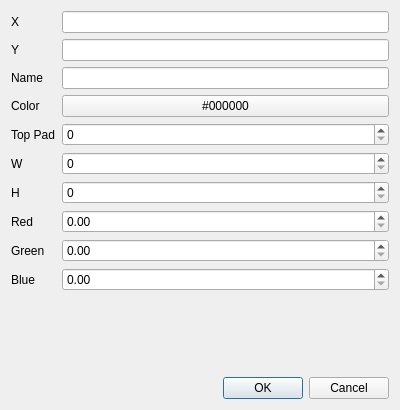
<?xml version="1.0" encoding="UTF-8"?>
<ui version="4.0">
 <class>TileVarEditor</class>
 <widget class="QDialog" name="TileVarEditor">
  <property name="geometry">
   <rect>
    <x>0</x>
    <y>0</y>
    <width>400</width>
    <height>410</height>
   </rect>
  </property>
  <property name="windowTitle">
   <string>Dialog</string>
  </property>
  <layout class="QVBoxLayout" name="verticalLayout">
   <item>
    <layout class="QFormLayout" name="formLayout">
     <item row="0" column="0">
      <widget class="QLabel" name="xLabel">
       <property name="text">
        <string>X</string>
       </property>
      </widget>
     </item>
     <item row="0" column="1">
      <widget class="QLineEdit" name="x"/>
     </item>
     <item row="1" column="0">
      <widget class="QLabel" name="yLabel">
       <property name="text">
        <string>Y</string>
       </property>
      </widget>
     </item>
     <item row="1" column="1">
      <widget class="QLineEdit" name="y"/>
     </item>
     <item row="2" column="0">
      <widget class="QLabel" name="nameLabel">
       <property name="text">
        <string>Name</string>
       </property>
      </widget>
     </item>
     <item row="2" column="1">
      <widget class="QLineEdit" name="name"/>
     </item>
     <item row="3" column="0">
      <widget class="QLabel" name="colorLabel">
       <property name="text">
        <string>Color</string>
       </property>
      </widget>
     </item>
     <item row="3" column="1">
      <widget class="QPushButton" name="color">
       <property name="text">
        <string>#000000</string>
       </property>
      </widget>
     </item>
     <item row="4" column="0">
      <widget class="QLabel" name="topPadLabel">
       <property name="text">
        <string>Top Pad</string>
       </property>
      </widget>
     </item>
     <item row="4" column="1">
      <widget class="QSpinBox" name="toppad"/>
     </item>
     <item row="5" column="0">
      <widget class="QLabel" name="wLabel">
       <property name="text">
        <string>W</string>
       </property>
      </widget>
     </item>
     <item row="5" column="1">
      <widget class="QSpinBox" name="w"/>
     </item>
     <item row="6" column="0">
      <widget class="QLabel" name="hLabel">
       <property name="text">
        <string>H</string>
       </property>
      </widget>
     </item>
     <item row="6" column="1">
      <widget class="QSpinBox" name="h"/>
     </item>
     <item row="7" column="0">
      <widget class="QLabel" name="redLabel">
       <property name="text">
        <string>Red</string>
       </property>
      </widget>
     </item>
     <item row="7" column="1">
      <widget class="QDoubleSpinBox" name="red"/>
     </item>
     <item row="8" column="0">
      <widget class="QLabel" name="greenLabel">
       <property name="text">
        <string>Green</string>
       </property>
      </widget>
     </item>
     <item row="8" column="1">
      <widget class="QDoubleSpinBox" name="green"/>
     </item>
     <item row="9" column="0">
      <widget class="QLabel" name="blueLabel">
       <property name="text">
        <string>Blue</string>
       </property>
      </widget>
     </item>
     <item row="9" column="1">
      <widget class="QDoubleSpinBox" name="blue"/>
     </item>
    </layout>
   </item>
   <item>
    <widget class="QDialogButtonBox" name="buttonBox">
     <property name="orientation">
      <enum>Qt::Horizontal</enum>
     </property>
     <property name="standardButtons">
      <set>QDialogButtonBox::Cancel|QDialogButtonBox::Ok</set>
     </property>
    </widget>
   </item>
  </layout>
 </widget>
 <resources/>
 <connections>
  <connection>
   <sender>buttonBox</sender>
   <signal>accepted()</signal>
   <receiver>TileVarEditor</receiver>
   <slot>accept()</slot>
   <hints>
    <hint type="sourcelabel">
     <x>248</x>
     <y>254</y>
    </hint>
    <hint type="destinationlabel">
     <x>157</x>
     <y>274</y>
    </hint>
   </hints>
  </connection>
  <connection>
   <sender>buttonBox</sender>
   <signal>rejected()</signal>
   <receiver>TileVarEditor</receiver>
   <slot>reject()</slot>
   <hints>
    <hint type="sourcelabel">
     <x>316</x>
     <y>260</y>
    </hint>
    <hint type="destinationlabel">
     <x>286</x>
     <y>274</y>
    </hint>
   </hints>
  </connection>
  <connection>
   <sender>color</sender>
   <signal>clicked()</signal>
   <receiver>TileVarEditor</receiver>
   <slot>changeColor()</slot>
   <hints>
    <hint type="sourcelabel">
     <x>227</x>
     <y>115</y>
    </hint>
    <hint type="destinationlabel">
     <x>199</x>
     <y>200</y>
    </hint>
   </hints>
  </connection>
 </connections>
 <slots>
  <slot>changeColor()</slot>
 </slots>
</ui>
